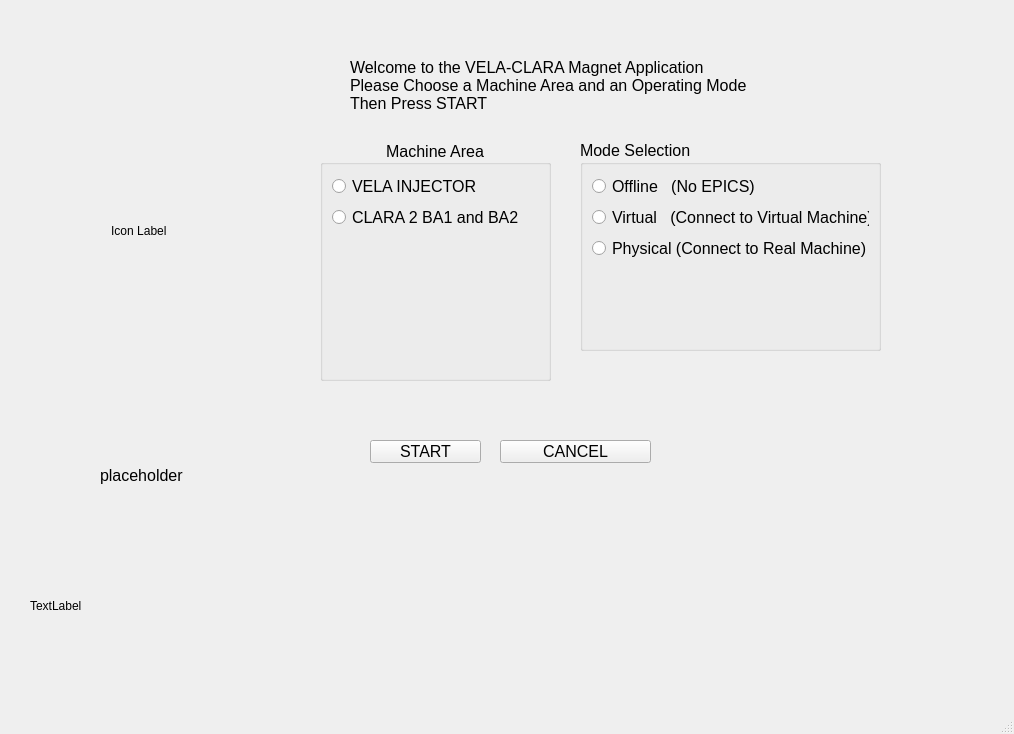
<?xml version="1.0" encoding="UTF-8"?>
<ui version="4.0">
 <class>magnetAppStartup</class>
 <widget class="QMainWindow" name="magnetAppStartup">
  <property name="geometry">
   <rect>
    <x>0</x>
    <y>0</y>
    <width>1014</width>
    <height>734</height>
   </rect>
  </property>
  <property name="windowTitle">
   <string>MainWindow</string>
  </property>
  <widget class="QWidget" name="centralwidget">
   <widget class="QPushButton" name="startButton">
    <property name="geometry">
     <rect>
      <x>370</x>
      <y>440</y>
      <width>111</width>
      <height>23</height>
     </rect>
    </property>
    <property name="font">
     <font>
      <pointsize>12</pointsize>
     </font>
    </property>
    <property name="text">
     <string>START</string>
    </property>
   </widget>
   <widget class="QPushButton" name="cancelButton">
    <property name="geometry">
     <rect>
      <x>500</x>
      <y>440</y>
      <width>151</width>
      <height>23</height>
     </rect>
    </property>
    <property name="font">
     <font>
      <pointsize>12</pointsize>
     </font>
    </property>
    <property name="text">
     <string>CANCEL</string>
    </property>
   </widget>
   <widget class="QGroupBox" name="machineAreaSelection">
    <property name="geometry">
     <rect>
      <x>320</x>
      <y>140</y>
      <width>231</width>
      <height>241</height>
     </rect>
    </property>
    <property name="font">
     <font>
      <pointsize>12</pointsize>
     </font>
    </property>
    <property name="title">
     <string>Machine Area</string>
    </property>
    <property name="alignment">
     <set>Qt::AlignCenter</set>
    </property>
    <layout class="QVBoxLayout" name="verticalLayout_3">
     <item>
      <widget class="QRadioButton" name="VELA_INJ">
       <property name="text">
        <string>VELA INJECTOR</string>
       </property>
      </widget>
     </item>
     <item>
      <widget class="QRadioButton" name="CLARA_2_BA1_BA2">
       <property name="text">
        <string>CLARA 2 BA1 and BA2</string>
       </property>
      </widget>
     </item>
     <item>
      <spacer name="verticalSpacer_2">
       <property name="orientation">
        <enum>Qt::Vertical</enum>
       </property>
       <property name="sizeHint" stdset="0">
        <size>
         <width>20</width>
         <height>40</height>
        </size>
       </property>
      </spacer>
     </item>
    </layout>
    <zorder>verticalSpacer_2</zorder>
    <zorder>CLARA_2_BA1_BA2</zorder>
    <zorder>VELA_INJ</zorder>
   </widget>
   <widget class="QGroupBox" name="modeSelection">
    <property name="geometry">
     <rect>
      <x>580</x>
      <y>140</y>
      <width>301</width>
      <height>211</height>
     </rect>
    </property>
    <property name="font">
     <font>
      <pointsize>12</pointsize>
     </font>
    </property>
    <property name="title">
     <string>Mode Selection</string>
    </property>
    <layout class="QVBoxLayout" name="verticalLayout_2">
     <item>
      <widget class="QRadioButton" name="offlineMode">
       <property name="text">
        <string>Offline   (No EPICS)</string>
       </property>
       <attribute name="buttonGroup">
        <string notr="true">machineModeButtons</string>
       </attribute>
      </widget>
     </item>
     <item>
      <widget class="QRadioButton" name="virtualMode">
       <property name="text">
        <string>Virtual   (Connect to Virtual Machine)</string>
       </property>
       <attribute name="buttonGroup">
        <string notr="true">machineModeButtons</string>
       </attribute>
      </widget>
     </item>
     <item>
      <widget class="QRadioButton" name="physicalMode">
       <property name="text">
        <string>Physical (Connect to Real Machine)</string>
       </property>
       <attribute name="buttonGroup">
        <string notr="true">machineModeButtons</string>
       </attribute>
      </widget>
     </item>
     <item>
      <spacer name="verticalSpacer">
       <property name="orientation">
        <enum>Qt::Vertical</enum>
       </property>
       <property name="sizeHint" stdset="0">
        <size>
         <width>20</width>
         <height>40</height>
        </size>
       </property>
      </spacer>
     </item>
    </layout>
   </widget>
   <widget class="QLabel" name="instructionLabel">
    <property name="geometry">
     <rect>
      <x>350</x>
      <y>50</y>
      <width>611</width>
      <height>71</height>
     </rect>
    </property>
    <property name="font">
     <font>
      <pointsize>12</pointsize>
     </font>
    </property>
    <property name="text">
     <string>Welcome to the VELA-CLARA Magnet Application 
Please Choose a Machine Area and an Operating Mode 
Then Press START </string>
    </property>
    <property name="alignment">
     <set>Qt::AlignLeading|Qt::AlignLeft|Qt::AlignVCenter</set>
    </property>
   </widget>
   <widget class="QLabel" name="iconLabel">
    <property name="geometry">
     <rect>
      <x>30</x>
      <y>100</y>
      <width>221</width>
      <height>261</height>
     </rect>
    </property>
    <property name="text">
     <string>Icon Label </string>
    </property>
    <property name="alignment">
     <set>Qt::AlignCenter</set>
    </property>
   </widget>
   <widget class="QLabel" name="waitMessageLabel">
    <property name="geometry">
     <rect>
      <x>100</x>
      <y>460</y>
      <width>491</width>
      <height>31</height>
     </rect>
    </property>
    <property name="font">
     <font>
      <pointsize>12</pointsize>
     </font>
    </property>
    <property name="text">
     <string>placeholder</string>
    </property>
   </widget>
   <widget class="QLabel" name="logoLabel">
    <property name="geometry">
     <rect>
      <x>30</x>
      <y>550</y>
      <width>951</width>
      <height>111</height>
     </rect>
    </property>
    <property name="text">
     <string>TextLabel</string>
    </property>
   </widget>
  </widget>
  <widget class="QMenuBar" name="menubar">
   <property name="geometry">
    <rect>
     <x>0</x>
     <y>0</y>
     <width>1014</width>
     <height>21</height>
    </rect>
   </property>
  </widget>
  <widget class="QStatusBar" name="statusbar"/>
 </widget>
 <resources/>
 <connections/>
 <buttongroups>
  <buttongroup name="machineModeButtons"/>
 </buttongroups>
</ui>
